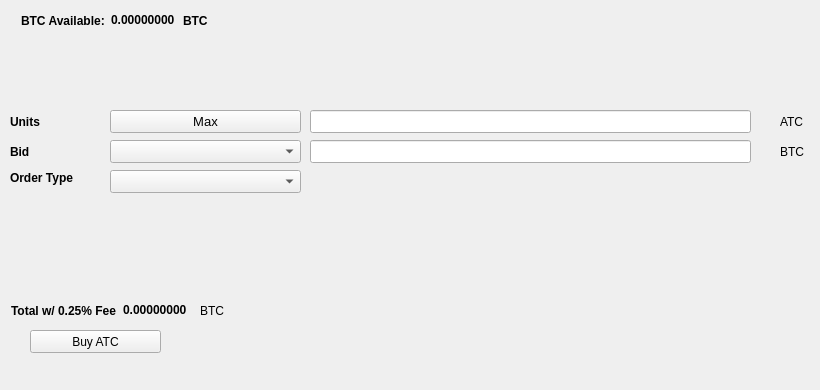
   <widget class="QWidget" name="BuyTab">
    <attribute name="title">
     <string>Buy</string>
    </attribute>
    <widget class="QPushButton" name="BuyATC">
     <property name="geometry">
      <rect>
       <x>30</x>
       <y>330</y>
       <width>131</width>
       <height>23</height>
      </rect>
     </property>
     <property name="text">
      <string>Buy ATC</string>
     </property>
     <property name="icon">
      <iconset resource="../atec.qrc">
       <normaloff>:/icons/bitcoin</normaloff>:/icons/bitcoin</iconset>
     </property>
    </widget>
    <widget class="QLabel" name="label_3">
     <property name="geometry">
      <rect>
       <x>10</x>
       <y>110</y>
       <width>46</width>
       <height>23</height>
      </rect>
     </property>
     <property name="font">
      <font>
       <weight>75</weight>
       <bold>true</bold>
      </font>
     </property>
     <property name="text">
      <string>Units</string>
     </property>
    </widget>
    <widget class="QLineEdit" name="UnitsInput">
     <property name="geometry">
      <rect>
       <x>310</x>
       <y>110</y>
       <width>441</width>
       <height>23</height>
      </rect>
     </property>
     <property name="font">
      <font>
       <pointsize>9</pointsize>
       <weight>75</weight>
       <bold>true</bold>
      </font>
     </property>
    </widget>
    <widget class="QLineEdit" name="BuyBidPriceEdit">
     <property name="geometry">
      <rect>
       <x>310</x>
       <y>140</y>
       <width>441</width>
       <height>23</height>
      </rect>
     </property>
     <property name="font">
      <font>
       <pointsize>9</pointsize>
       <weight>75</weight>
       <bold>true</bold>
      </font>
     </property>
    </widget>
    <widget class="QLabel" name="label_4">
     <property name="geometry">
      <rect>
       <x>780</x>
       <y>110</y>
       <width>31</width>
       <height>23</height>
      </rect>
     </property>
     <property name="text">
      <string>ATC</string>
     </property>
    </widget>
    <widget class="QLabel" name="label_5">
     <property name="geometry">
      <rect>
       <x>780</x>
       <y>140</y>
       <width>31</width>
       <height>23</height>
      </rect>
     </property>
     <property name="text">
      <string>BTC</string>
     </property>
    </widget>
    <widget class="QLabel" name="label_6">
     <property name="geometry">
      <rect>
       <x>10</x>
       <y>140</y>
       <width>46</width>
       <height>23</height>
      </rect>
     </property>
     <property name="font">
      <font>
       <weight>75</weight>
       <bold>true</bold>
      </font>
     </property>
     <property name="text">
      <string>Bid</string>
     </property>
    </widget>
    <widget class="QLabel" name="label_7">
     <property name="geometry">
      <rect>
       <x>10</x>
       <y>170</y>
       <width>91</width>
       <height>16</height>
      </rect>
     </property>
     <property name="font">
      <font>
       <weight>75</weight>
       <bold>true</bold>
      </font>
     </property>
     <property name="text">
      <string>Order Type</string>
     </property>
    </widget>
    <widget class="QPushButton" name="Buy_Max_Amount">
     <property name="geometry">
      <rect>
       <x>110</x>
       <y>110</y>
       <width>191</width>
       <height>23</height>
      </rect>
     </property>
     <property name="font">
      <font>
       <pointsize>10</pointsize>
      </font>
     </property>
     <property name="text">
      <string>Max</string>
     </property>
    </widget>
    <widget class="QComboBox" name="BuyBidcomboBox">
     <property name="geometry">
      <rect>
       <x>110</x>
       <y>140</y>
       <width>191</width>
       <height>23</height>
      </rect>
     </property>
     <property name="font">
      <font>
       <pointsize>10</pointsize>
      </font>
     </property>
    </widget>
    <widget class="QComboBox" name="buyOrdertypeCombo">
     <property name="geometry">
      <rect>
       <x>110</x>
       <y>170</y>
       <width>191</width>
       <height>23</height>
      </rect>
     </property>
     <property name="font">
      <font>
       <pointsize>10</pointsize>
      </font>
     </property>
    </widget>
    <widget class="QWidget" name="layoutWidget1">
     <property name="geometry">
      <rect>
       <x>21</x>
       <y>11</y>
       <width>227</width>
       <height>19</height>
      </rect>
     </property>
     <layout class="QHBoxLayout" name="horizontalLayout_3">
      <item>
       <widget class="QLabel" name="label232">
        <property name="font">
         <font>
          <weight>75</weight>
          <bold>true</bold>
         </font>
        </property>
        <property name="text">
         <string>BTC Available:</string>
        </property>
       </widget>
      </item>
      <item>
       <widget class="QLabel" name="BtcAvailableLbl">
        <property name="palette">
         <palette>
          <active>
           <colorrole role="WindowText">
            <brush brushstyle="SolidPattern">
             <color alpha="255">
              <red>0</red>
              <green>0</green>
              <blue>0</blue>
             </color>
            </brush>
           </colorrole>
           <colorrole role="Button">
            <brush brushstyle="SolidPattern">
             <color alpha="255">
              <red>0</red>
              <green>170</green>
              <blue>0</blue>
             </color>
            </brush>
           </colorrole>
           <colorrole role="Light">
            <brush brushstyle="SolidPattern">
             <color alpha="255">
              <red>0</red>
              <green>255</green>
              <blue>0</blue>
             </color>
            </brush>
           </colorrole>
           <colorrole role="Midlight">
            <brush brushstyle="SolidPattern">
             <color alpha="255">
              <red>0</red>
              <green>212</green>
              <blue>0</blue>
             </color>
            </brush>
           </colorrole>
           <colorrole role="Dark">
            <brush brushstyle="SolidPattern">
             <color alpha="255">
              <red>0</red>
              <green>85</green>
              <blue>0</blue>
             </color>
            </brush>
           </colorrole>
           <colorrole role="Mid">
            <brush brushstyle="SolidPattern">
             <color alpha="255">
              <red>0</red>
              <green>113</green>
              <blue>0</blue>
             </color>
            </brush>
           </colorrole>
           <colorrole role="Text">
            <brush brushstyle="SolidPattern">
             <color alpha="255">
              <red>0</red>
              <green>170</green>
              <blue>0</blue>
             </color>
            </brush>
           </colorrole>
           <colorrole role="BrightText">
            <brush brushstyle="SolidPattern">
             <color alpha="255">
              <red>255</red>
              <green>255</green>
              <blue>255</blue>
             </color>
            </brush>
           </colorrole>
           <colorrole role="ButtonText">
            <brush brushstyle="SolidPattern">
             <color alpha="255">
              <red>0</red>
              <green>0</green>
              <blue>0</blue>
             </color>
            </brush>
           </colorrole>
           <colorrole role="Base">
            <brush brushstyle="SolidPattern">
             <color alpha="255">
              <red>255</red>
              <green>255</green>
              <blue>255</blue>
             </color>
            </brush>
           </colorrole>
           <colorrole role="Window">
            <brush brushstyle="SolidPattern">
             <color alpha="255">
              <red>0</red>
              <green>170</green>
              <blue>0</blue>
             </color>
            </brush>
           </colorrole>
           <colorrole role="Shadow">
            <brush brushstyle="SolidPattern">
             <color alpha="255">
              <red>0</red>
              <green>0</green>
              <blue>0</blue>
             </color>
            </brush>
           </colorrole>
           <colorrole role="AlternateBase">
            <brush brushstyle="SolidPattern">
             <color alpha="255">
              <red>127</red>
              <green>212</green>
              <blue>127</blue>
             </color>
            </brush>
           </colorrole>
           <colorrole role="ToolTipBase">
            <brush brushstyle="SolidPattern">
             <color alpha="255">
              <red>255</red>
              <green>255</green>
              <blue>220</blue>
             </color>
            </brush>
           </colorrole>
           <colorrole role="ToolTipText">
            <brush brushstyle="SolidPattern">
             <color alpha="255">
              <red>0</red>
              <green>0</green>
              <blue>0</blue>
             </color>
            </brush>
           </colorrole>
          </active>
          <inactive>
           <colorrole role="WindowText">
            <brush brushstyle="SolidPattern">
             <color alpha="255">
              <red>0</red>
              <green>0</green>
              <blue>0</blue>
             </color>
            </brush>
           </colorrole>
           <colorrole role="Button">
            <brush brushstyle="SolidPattern">
             <color alpha="255">
              <red>0</red>
              <green>170</green>
              <blue>0</blue>
             </color>
            </brush>
           </colorrole>
           <colorrole role="Light">
            <brush brushstyle="SolidPattern">
             <color alpha="255">
              <red>0</red>
              <green>255</green>
              <blue>0</blue>
             </color>
            </brush>
           </colorrole>
           <colorrole role="Midlight">
            <brush brushstyle="SolidPattern">
             <color alpha="255">
              <red>0</red>
              <green>212</green>
              <blue>0</blue>
             </color>
            </brush>
           </colorrole>
           <colorrole role="Dark">
            <brush brushstyle="SolidPattern">
             <color alpha="255">
              <red>0</red>
              <green>85</green>
              <blue>0</blue>
             </color>
            </brush>
           </colorrole>
           <colorrole role="Mid">
            <brush brushstyle="SolidPattern">
             <color alpha="255">
              <red>0</red>
              <green>113</green>
              <blue>0</blue>
             </color>
            </brush>
           </colorrole>
           <colorrole role="Text">
            <brush brushstyle="SolidPattern">
             <color alpha="255">
              <red>0</red>
              <green>170</green>
              <blue>0</blue>
             </color>
            </brush>
           </colorrole>
           <colorrole role="BrightText">
            <brush brushstyle="SolidPattern">
             <color alpha="255">
              <red>255</red>
              <green>255</green>
              <blue>255</blue>
             </color>
            </brush>
           </colorrole>
           <colorrole role="ButtonText">
            <brush brushstyle="SolidPattern">
             <color alpha="255">
              <red>0</red>
              <green>0</green>
              <blue>0</blue>
             </color>
            </brush>
           </colorrole>
           <colorrole role="Base">
            <brush brushstyle="SolidPattern">
             <color alpha="255">
              <red>255</red>
              <green>255</green>
              <blue>255</blue>
             </color>
            </brush>
           </colorrole>
           <colorrole role="Window">
            <brush brushstyle="SolidPattern">
             <color alpha="255">
              <red>0</red>
              <green>170</green>
              <blue>0</blue>
             </color>
            </brush>
           </colorrole>
           <colorrole role="Shadow">
            <brush brushstyle="SolidPattern">
             <color alpha="255">
              <red>0</red>
              <green>0</green>
              <blue>0</blue>
             </color>
            </brush>
           </colorrole>
           <colorrole role="AlternateBase">
            <brush brushstyle="SolidPattern">
             <color alpha="255">
              <red>127</red>
              <green>212</green>
              <blue>127</blue>
             </color>
            </brush>
           </colorrole>
           <colorrole role="ToolTipBase">
            <brush brushstyle="SolidPattern">
             <color alpha="255">
              <red>255</red>
              <green>255</green>
              <blue>220</blue>
             </color>
            </brush>
           </colorrole>
           <colorrole role="ToolTipText">
            <brush brushstyle="SolidPattern">
             <color alpha="255">
              <red>0</red>
              <green>0</green>
              <blue>0</blue>
             </color>
            </brush>
           </colorrole>
          </inactive>
          <disabled>
           <colorrole role="WindowText">
            <brush brushstyle="SolidPattern">
             <color alpha="255">
              <red>0</red>
              <green>85</green>
              <blue>0</blue>
             </color>
            </brush>
           </colorrole>
           <colorrole role="Button">
            <brush brushstyle="SolidPattern">
             <color alpha="255">
              <red>0</red>
              <green>170</green>
              <blue>0</blue>
             </color>
            </brush>
           </colorrole>
           <colorrole role="Light">
            <brush brushstyle="SolidPattern">
             <color alpha="255">
              <red>0</red>
              <green>255</green>
              <blue>0</blue>
             </color>
            </brush>
           </colorrole>
           <colorrole role="Midlight">
            <brush brushstyle="SolidPattern">
             <color alpha="255">
              <red>0</red>
              <green>212</green>
              <blue>0</blue>
             </color>
            </brush>
           </colorrole>
           <colorrole role="Dark">
            <brush brushstyle="SolidPattern">
             <color alpha="255">
              <red>0</red>
              <green>85</green>
              <blue>0</blue>
             </color>
            </brush>
           </colorrole>
           <colorrole role="Mid">
            <brush brushstyle="SolidPattern">
             <color alpha="255">
              <red>0</red>
              <green>113</green>
              <blue>0</blue>
             </color>
            </brush>
           </colorrole>
           <colorrole role="Text">
            <brush brushstyle="SolidPattern">
             <color alpha="255">
              <red>0</red>
              <green>85</green>
              <blue>0</blue>
             </color>
            </brush>
           </colorrole>
           <colorrole role="BrightText">
            <brush brushstyle="SolidPattern">
             <color alpha="255">
              <red>255</red>
              <green>255</green>
              <blue>255</blue>
             </color>
            </brush>
           </colorrole>
           <colorrole role="ButtonText">
            <brush brushstyle="SolidPattern">
             <color alpha="255">
              <red>0</red>
              <green>85</green>
              <blue>0</blue>
             </color>
            </brush>
           </colorrole>
           <colorrole role="Base">
            <brush brushstyle="SolidPattern">
             <color alpha="255">
              <red>0</red>
              <green>170</green>
              <blue>0</blue>
             </color>
            </brush>
           </colorrole>
           <colorrole role="Window">
            <brush brushstyle="SolidPattern">
             <color alpha="255">
              <red>0</red>
              <green>170</green>
              <blue>0</blue>
             </color>
            </brush>
           </colorrole>
           <colorrole role="Shadow">
            <brush brushstyle="SolidPattern">
             <color alpha="255">
              <red>0</red>
              <green>0</green>
              <blue>0</blue>
             </color>
            </brush>
           </colorrole>
           <colorrole role="AlternateBase">
            <brush brushstyle="SolidPattern">
             <color alpha="255">
              <red>0</red>
              <green>170</green>
              <blue>0</blue>
             </color>
            </brush>
           </colorrole>
           <colorrole role="ToolTipBase">
            <brush brushstyle="SolidPattern">
             <color alpha="255">
              <red>255</red>
              <green>255</green>
              <blue>220</blue>
             </color>
            </brush>
           </colorrole>
           <colorrole role="ToolTipText">
            <brush brushstyle="SolidPattern">
             <color alpha="255">
              <red>0</red>
              <green>0</green>
              <blue>0</blue>
             </color>
            </brush>
           </colorrole>
          </disabled>
         </palette>
        </property>
        <property name="font">
         <font>
          <weight>75</weight>
          <bold>true</bold>
         </font>
        </property>
        <property name="text">
         <string>0.00000000</string>
        </property>
        <property name="textInteractionFlags">
         <set>Qt::LinksAccessibleByMouse|Qt::TextSelectableByKeyboard|Qt::TextSelectableByMouse</set>
        </property>
       </widget>
      </item>
      <item>
       <widget class="QLabel" name="BtcAvailableLbl_2">
        <property name="font">
         <font>
          <weight>75</weight>
          <bold>true</bold>
         </font>
        </property>
        <property name="text">
         <string>BTC</string>
        </property>
       </widget>
      </item>
     </layout>
    </widget>
    <widget class="QWidget" name="layoutWidge2">
     <property name="geometry">
      <rect>
       <x>11</x>
       <y>301</y>
       <width>259</width>
       <height>19</height>
      </rect>
     </property>
     <layout class="QHBoxLayout" name="horizontalLayout_4">
      <item>
       <widget class="QLabel" name="label_9">
        <property name="font">
         <font>
          <weight>75</weight>
          <bold>true</bold>
         </font>
        </property>
        <property name="text">
         <string>Total w/ 0.25% Fee</string>
        </property>
       </widget>
      </item>
      <item>
       <widget class="QLabel" name="BuyCostLabel">
        <property name="palette">
         <palette>
          <active>
           <colorrole role="WindowText">
            <brush brushstyle="SolidPattern">
             <color alpha="255">
              <red>0</red>
              <green>0</green>
              <blue>0</blue>
             </color>
            </brush>
           </colorrole>
           <colorrole role="Button">
            <brush brushstyle="SolidPattern">
             <color alpha="255">
              <red>0</red>
              <green>170</green>
              <blue>0</blue>
             </color>
            </brush>
           </colorrole>
           <colorrole role="Light">
            <brush brushstyle="SolidPattern">
             <color alpha="255">
              <red>0</red>
              <green>255</green>
              <blue>0</blue>
             </color>
            </brush>
           </colorrole>
           <colorrole role="Midlight">
            <brush brushstyle="SolidPattern">
             <color alpha="255">
              <red>0</red>
              <green>212</green>
              <blue>0</blue>
             </color>
            </brush>
           </colorrole>
           <colorrole role="Dark">
            <brush brushstyle="SolidPattern">
             <color alpha="255">
              <red>0</red>
              <green>85</green>
              <blue>0</blue>
             </color>
            </brush>
           </colorrole>
           <colorrole role="Mid">
            <brush brushstyle="SolidPattern">
             <color alpha="255">
              <red>0</red>
              <green>113</green>
              <blue>0</blue>
             </color>
            </brush>
           </colorrole>
           <colorrole role="Text">
            <brush brushstyle="SolidPattern">
             <color alpha="255">
              <red>0</red>
              <green>170</green>
              <blue>0</blue>
             </color>
            </brush>
           </colorrole>
           <colorrole role="BrightText">
            <brush brushstyle="SolidPattern">
             <color alpha="255">
              <red>255</red>
              <green>255</green>
              <blue>255</blue>
             </color>
            </brush>
           </colorrole>
           <colorrole role="ButtonText">
            <brush brushstyle="SolidPattern">
             <color alpha="255">
              <red>0</red>
              <green>0</green>
              <blue>0</blue>
             </color>
            </brush>
           </colorrole>
           <colorrole role="Base">
            <brush brushstyle="SolidPattern">
             <color alpha="255">
              <red>255</red>
              <green>255</green>
              <blue>255</blue>
             </color>
            </brush>
           </colorrole>
           <colorrole role="Window">
            <brush brushstyle="SolidPattern">
             <color alpha="255">
              <red>0</red>
              <green>170</green>
              <blue>0</blue>
             </color>
            </brush>
           </colorrole>
           <colorrole role="Shadow">
            <brush brushstyle="SolidPattern">
             <color alpha="255">
              <red>0</red>
              <green>0</green>
              <blue>0</blue>
             </color>
            </brush>
           </colorrole>
           <colorrole role="AlternateBase">
            <brush brushstyle="SolidPattern">
             <color alpha="255">
              <red>127</red>
              <green>212</green>
              <blue>127</blue>
             </color>
            </brush>
           </colorrole>
           <colorrole role="ToolTipBase">
            <brush brushstyle="SolidPattern">
             <color alpha="255">
              <red>255</red>
              <green>255</green>
              <blue>220</blue>
             </color>
            </brush>
           </colorrole>
           <colorrole role="ToolTipText">
            <brush brushstyle="SolidPattern">
             <color alpha="255">
              <red>0</red>
              <green>0</green>
              <blue>0</blue>
             </color>
            </brush>
           </colorrole>
          </active>
          <inactive>
           <colorrole role="WindowText">
            <brush brushstyle="SolidPattern">
             <color alpha="255">
              <red>0</red>
              <green>0</green>
              <blue>0</blue>
             </color>
            </brush>
           </colorrole>
           <colorrole role="Button">
            <brush brushstyle="SolidPattern">
             <color alpha="255">
              <red>0</red>
              <green>170</green>
              <blue>0</blue>
             </color>
            </brush>
           </colorrole>
           <colorrole role="Light">
            <brush brushstyle="SolidPattern">
             <color alpha="255">
              <red>0</red>
              <green>255</green>
              <blue>0</blue>
             </color>
            </brush>
           </colorrole>
           <colorrole role="Midlight">
            <brush brushstyle="SolidPattern">
             <color alpha="255">
              <red>0</red>
              <green>212</green>
              <blue>0</blue>
             </color>
            </brush>
           </colorrole>
           <colorrole role="Dark">
            <brush brushstyle="SolidPattern">
             <color alpha="255">
              <red>0</red>
              <green>85</green>
              <blue>0</blue>
             </color>
            </brush>
           </colorrole>
           <colorrole role="Mid">
            <brush brushstyle="SolidPattern">
             <color alpha="255">
              <red>0</red>
              <green>113</green>
              <blue>0</blue>
             </color>
            </brush>
           </colorrole>
           <colorrole role="Text">
            <brush brushstyle="SolidPattern">
             <color alpha="255">
              <red>0</red>
              <green>170</green>
              <blue>0</blue>
             </color>
            </brush>
           </colorrole>
           <colorrole role="BrightText">
            <brush brushstyle="SolidPattern">
             <color alpha="255">
              <red>255</red>
              <green>255</green>
              <blue>255</blue>
             </color>
            </brush>
           </colorrole>
           <colorrole role="ButtonText">
            <brush brushstyle="SolidPattern">
             <color alpha="255">
              <red>0</red>
              <green>0</green>
              <blue>0</blue>
             </color>
            </brush>
           </colorrole>
           <colorrole role="Base">
            <brush brushstyle="SolidPattern">
             <color alpha="255">
              <red>255</red>
              <green>255</green>
              <blue>255</blue>
             </color>
            </brush>
           </colorrole>
           <colorrole role="Window">
            <brush brushstyle="SolidPattern">
             <color alpha="255">
              <red>0</red>
              <green>170</green>
              <blue>0</blue>
             </color>
            </brush>
           </colorrole>
           <colorrole role="Shadow">
            <brush brushstyle="SolidPattern">
             <color alpha="255">
              <red>0</red>
              <green>0</green>
              <blue>0</blue>
             </color>
            </brush>
           </colorrole>
           <colorrole role="AlternateBase">
            <brush brushstyle="SolidPattern">
             <color alpha="255">
              <red>127</red>
              <green>212</green>
              <blue>127</blue>
             </color>
            </brush>
           </colorrole>
           <colorrole role="ToolTipBase">
            <brush brushstyle="SolidPattern">
             <color alpha="255">
              <red>255</red>
              <green>255</green>
              <blue>220</blue>
             </color>
            </brush>
           </colorrole>
           <colorrole role="ToolTipText">
            <brush brushstyle="SolidPattern">
             <color alpha="255">
              <red>0</red>
              <green>0</green>
              <blue>0</blue>
             </color>
            </brush>
           </colorrole>
          </inactive>
          <disabled>
           <colorrole role="WindowText">
            <brush brushstyle="SolidPattern">
             <color alpha="255">
              <red>0</red>
              <green>85</green>
              <blue>0</blue>
             </color>
            </brush>
           </colorrole>
           <colorrole role="Button">
            <brush brushstyle="SolidPattern">
             <color alpha="255">
              <red>0</red>
              <green>170</green>
              <blue>0</blue>
             </color>
            </brush>
           </colorrole>
           <colorrole role="Light">
            <brush brushstyle="SolidPattern">
             <color alpha="255">
              <red>0</red>
              <green>255</green>
              <blue>0</blue>
             </color>
            </brush>
           </colorrole>
           <colorrole role="Midlight">
            <brush brushstyle="SolidPattern">
             <color alpha="255">
              <red>0</red>
              <green>212</green>
              <blue>0</blue>
             </color>
            </brush>
           </colorrole>
           <colorrole role="Dark">
            <brush brushstyle="SolidPattern">
             <color alpha="255">
              <red>0</red>
              <green>85</green>
              <blue>0</blue>
             </color>
            </brush>
           </colorrole>
           <colorrole role="Mid">
            <brush brushstyle="SolidPattern">
             <color alpha="255">
              <red>0</red>
              <green>113</green>
              <blue>0</blue>
             </color>
            </brush>
           </colorrole>
           <colorrole role="Text">
            <brush brushstyle="SolidPattern">
             <color alpha="255">
              <red>0</red>
              <green>85</green>
              <blue>0</blue>
             </color>
            </brush>
           </colorrole>
           <colorrole role="BrightText">
            <brush brushstyle="SolidPattern">
             <color alpha="255">
              <red>255</red>
              <green>255</green>
              <blue>255</blue>
             </color>
            </brush>
           </colorrole>
           <colorrole role="ButtonText">
            <brush brushstyle="SolidPattern">
             <color alpha="255">
              <red>0</red>
              <green>85</green>
              <blue>0</blue>
             </color>
            </brush>
           </colorrole>
           <colorrole role="Base">
            <brush brushstyle="SolidPattern">
             <color alpha="255">
              <red>0</red>
              <green>170</green>
              <blue>0</blue>
             </color>
            </brush>
           </colorrole>
           <colorrole role="Window">
            <brush brushstyle="SolidPattern">
             <color alpha="255">
              <red>0</red>
              <green>170</green>
              <blue>0</blue>
             </color>
            </brush>
           </colorrole>
           <colorrole role="Shadow">
            <brush brushstyle="SolidPattern">
             <color alpha="255">
              <red>0</red>
              <green>0</green>
              <blue>0</blue>
             </color>
            </brush>
           </colorrole>
           <colorrole role="AlternateBase">
            <brush brushstyle="SolidPattern">
             <color alpha="255">
              <red>0</red>
              <green>170</green>
              <blue>0</blue>
             </color>
            </brush>
           </colorrole>
           <colorrole role="ToolTipBase">
            <brush brushstyle="SolidPattern">
             <color alpha="255">
              <red>255</red>
              <green>255</green>
              <blue>220</blue>
             </color>
            </brush>
           </colorrole>
           <colorrole role="ToolTipText">
            <brush brushstyle="SolidPattern">
             <color alpha="255">
              <red>0</red>
              <green>0</green>
              <blue>0</blue>
             </color>
            </brush>
           </colorrole>
          </disabled>
         </palette>
        </property>
        <property name="font">
         <font>
          <weight>75</weight>
          <bold>true</bold>
         </font>
        </property>
        <property name="autoFillBackground">
         <bool>false</bool>
        </property>
        <property name="text">
         <string>0.00000000</string>
        </property>
        <property name="textInteractionFlags">
         <set>Qt::LinksAccessibleByMouse|Qt::TextSelectableByMouse</set>
        </property>
       </widget>
      </item>
      <item>
       <widget class="QLabel" name="label_10">
        <property name="font">
         <font>
          <weight>50</weight>
          <bold>false</bold>
         </font>
        </property>
        <property name="text">
         <string>BTC</string>
        </property>
       </widget>
      </item>
     </layout>
    </widget>
    <widget class="QLabel" name="label_24">
     <property name="geometry">
      <rect>
       <x>460</x>
       <y>300</y>
       <width>281</width>
       <height>81</height>
      </rect>
     </property>
     <property name="text">
      <string/>
     </property>
     <property name="pixmap">
      <pixmap>:/images/bittrex</pixmap>
     </property>
    </widget>
   </widget>
